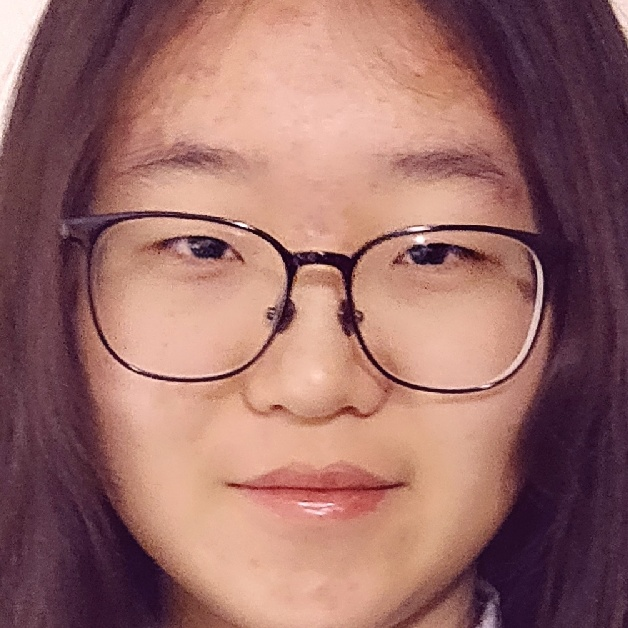
#> input picture Extracted/9326.jpg, 628 x 628 px; its folder holds only this picture in this run
$ python detect_face.py Extracted/9326.jpg
#> lines starting #> are read from the running program, lines starting #| are printed output that depends on the picture; after the words box and inside, x2 and y2 are one past the last pixel; in counts of white or black regions, pixels touching at a corner belong together
from random import randint
import cv2
import sys
import os

CASCADE="Face_cascade.xml"
FACE_CASCADE=cv2.CascadeClassifier(CASCADE)

def detect_faces(image_path):

#> called with image_path = 'Extracted/9326.jpg'
	image=cv2.imread(image_path)
#> image is the input picture: shape (628, 628, 3); mean B, G, R 103.7, 108.1, 154.6
	image_grey=cv2.cvtColor(image,cv2.COLOR_BGR2GRAY)
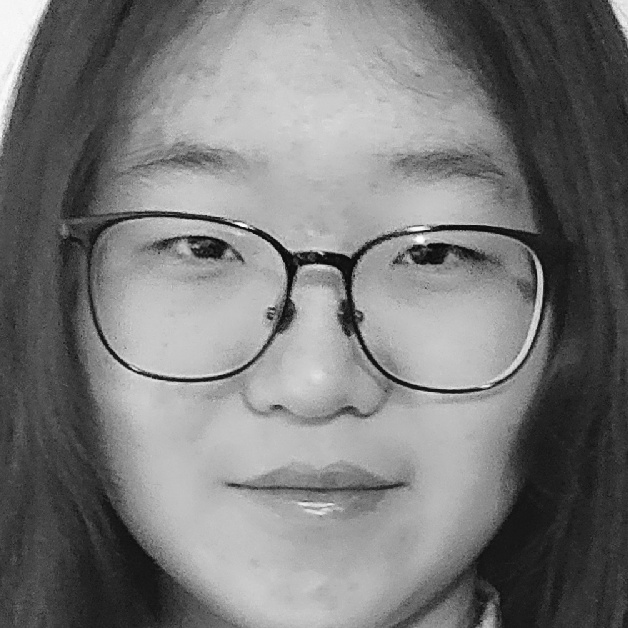
#> image_grey: shape (628, 628); min 5, max 255, mean 121.5

	faces = FACE_CASCADE.detectMultiScale(image_grey,scaleFactor=1.16,minNeighbors=5,minSize=(25,25),flags=0)
#> faces = [[51, 59, 527, 527]]

	for x,y,w,h in faces:
	    sub_img=image[y-10:y+h+10,x-10:x+w+10]
	    os.chdir("Extracted")
	    cv2.imwrite(str(randint(0,10000))+".jpg",sub_img)
	    os.chdir("../")
	    cv2.rectangle(image,(x,y),(x+w,y+h),(255, 255,0),2)
#> this loop made 1 pass
#> pass 1, in detect_faces, `sub_img=image[y-10:y+h+10,x-10:x+w+10]`:
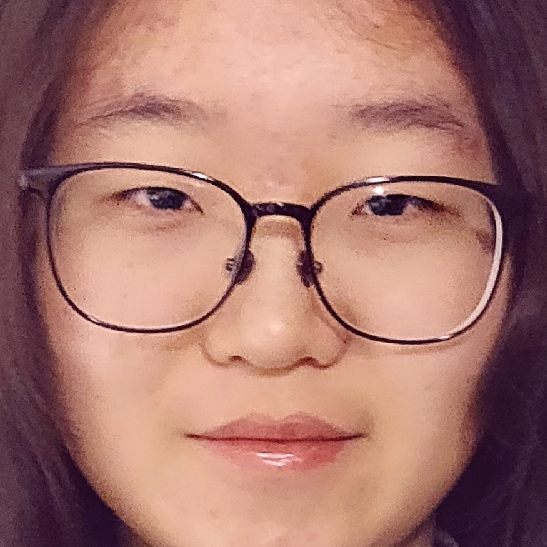
#> sub_img: shape (547, 547, 3); mean B, G, R 110.7, 119, 167.8
#> after the loop:
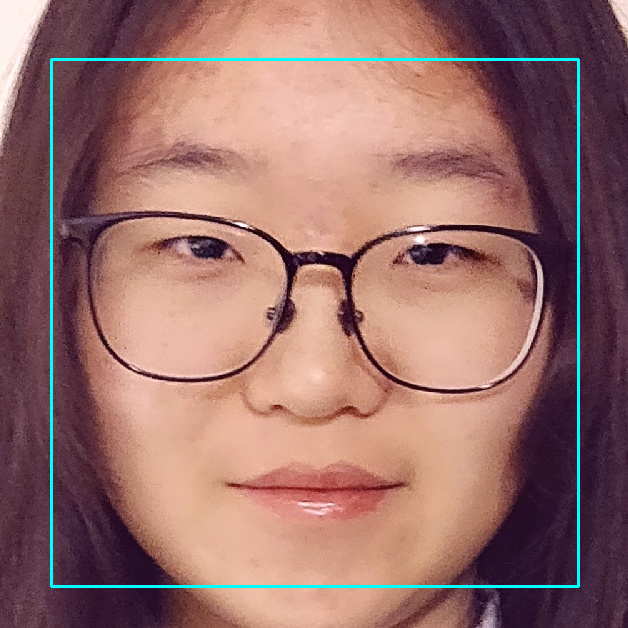
#> image: shape (628, 628, 3); 1.6% of pixels changed, all inside (x1, y1, x2, y2) = (50, 58, 580, 588)

	cv2.imshow("Faces Found",image)
	if (cv2.waitKey(0) & 0xFF == ord('q')) or (cv2.waitKey(0) & 0xFF == ord('Q')):
#> (key q is pressed here)
		cv2.destroyAllWindows()

if __name__ == "__main__":

	if not "Extracted" in os.listdir("."):
		os.mkdir("Extracted")

	if len(sys.argv) < 2:
		print("Usage: python Detect_face.py 'image path'")
		sys.exit()

	detect_faces(sys.argv[1])
